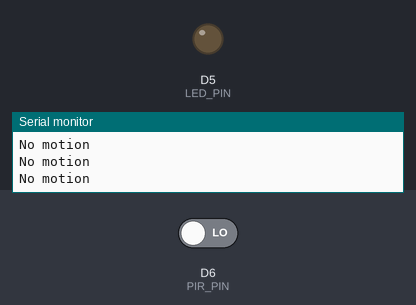
Bench run of a sketch on a simulated ESP8266 (NodeMCU). On the bench: output pins drawn as LEDs (lit = HIGH), the last lines printed to the serial monitor. The inputs (shaded band) are chosen by the test bench; at power-on: D6 (PIR_PIN) LOW.

Above: at 1.2 s.
1.3 s: D6 (PIR_PIN) driven HIGH
At 2.3 s:
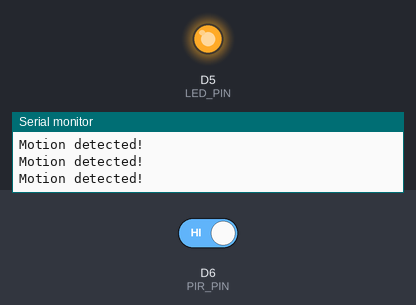
2.8 s: D6 (PIR_PIN) driven LOW
At 3.5 s:
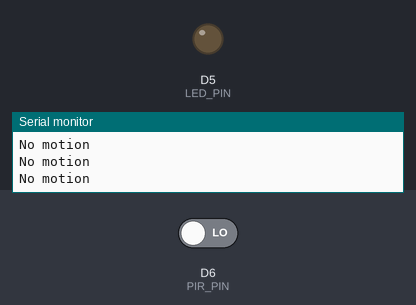
Timing chart, 0 to 5.8 s (numbered marks = the images above; inputs shaded):
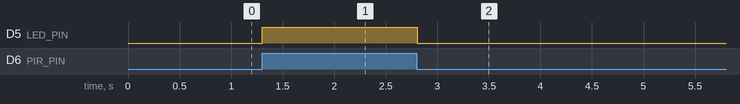

Measured:
- after the input at 1.3 s, D5 (LED_PIN): LOW → HIGH at once
- after the input at 2.8 s, D5 (LED_PIN): HIGH → LOW at once

The sketch:

motion.ino.ino
```cpp
#define PIR_PIN D6   // HW-072 OUT pin
#define LED_PIN D5   // LED with 220Ω resistor

void setup() {
  pinMode(PIR_PIN, INPUT);
  pinMode(LED_PIN, OUTPUT);
  digitalWrite(LED_PIN, LOW);
  Serial.begin(9600);
}

void loop() {
  int motion = digitalRead(PIR_PIN);

  if (motion == HIGH) {
    digitalWrite(LED_PIN, HIGH);   // Motion detected → LED ON
    Serial.println("Motion detected!");
  } else {
    digitalWrite(LED_PIN, LOW);    // No motion → LED OFF
    Serial.println("No motion");
  }

  delay(100);
}
```
